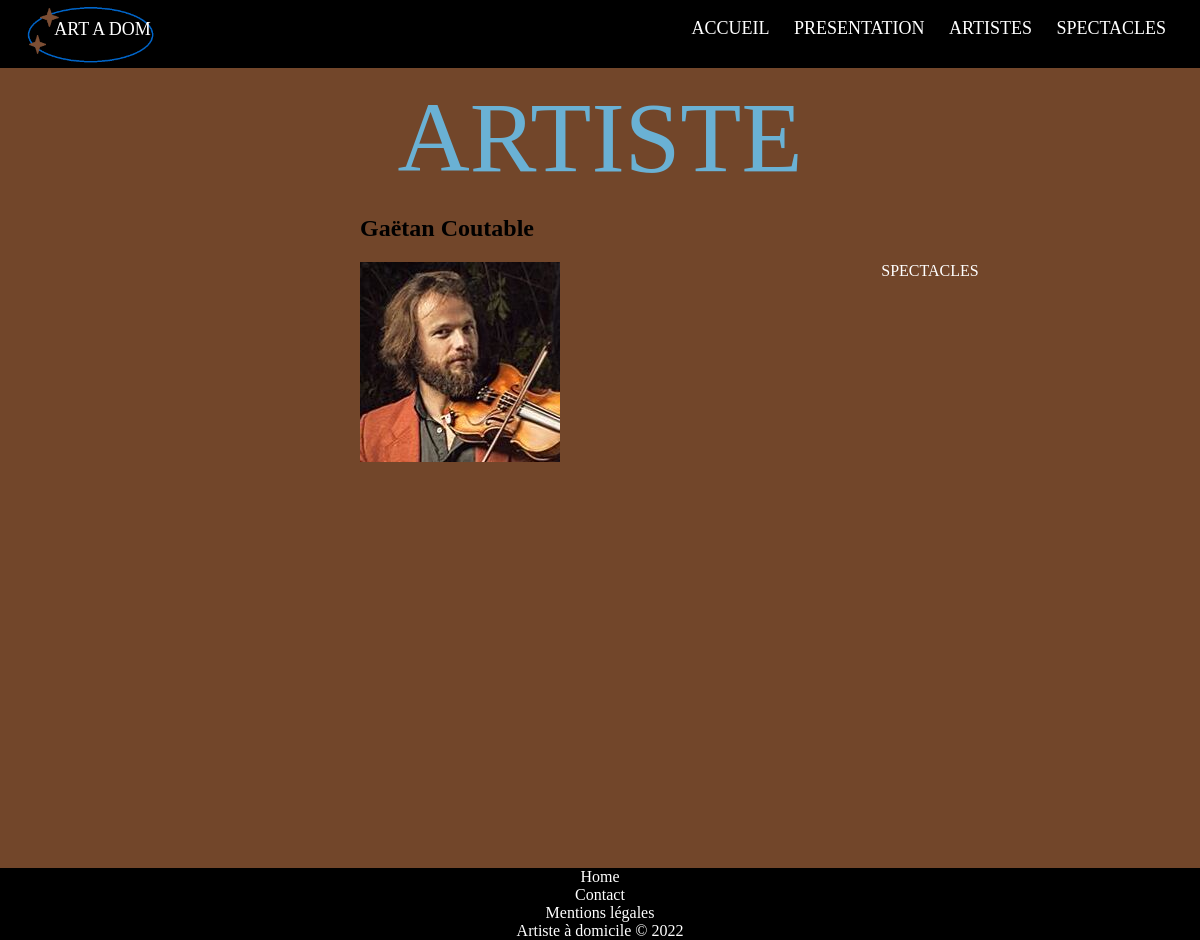
Page /AAD_v2/index.php?section=detailartiste&choixId=2 on the committed database.
### tables this page shows
CREATE TABLE `artiste` (
  `idArt` int(5) NOT NULL,
  `nomArt` varchar(25) NOT NULL,
  `prenomArt` varchar(25) NOT NULL,
  `descArt` text NOT NULL,
  `imgArt` varchar(100) NOT NULL,
  `telArt` varchar(14) NOT NULL,
  `MailArt` varchar(50) NOT NULL,
  `idCateg` int(5) NOT NULL
);

### AAD_v2/controleurs/detailartiste.php (called while the page is built)
<?php
	$idArtisteChoisi = $_GET["choixId"];
	include_once('modeles/m_artiste.php');
	$artisteChoisi = get_detailArtiste($idArtisteChoisi);
	include_once('vues/v_detailArtiste.php');

### AAD_v2/modeles/m_artiste.php (called while the page is built, shortened)
<?php
function get_detailArtiste($idArtiste)
{
    global $bddaad;
    $req = $bddaad->prepare("SELECT idArt,nomArt,prenomArt,imgArt,descArt
                                    FROM artiste
                                    WHERE idArt=$idArtiste");
    $req->execute([$idArtiste]);
    $artiste = $req->fetch();
    return $artiste;
}

### AAD_v2/vues/v_detailartiste.php (the view, shortened to what this page needs)
<!DOCTYPE html>
<html lang="fr">
<head>
    <link rel="stylesheet" href="./vues/css/style.css">
</head>
<body>
<?php include("include/v_entete.php");?>
<div class="style-page">
        <div class="titrewiki">ARTISTE</div>
            <?php
                $IdArt = $artisteChoisi["idArt"];
                $NomArt = $artisteChoisi["nomArt"];
                $PrenomArt = $artisteChoisi["prenomArt"];
                $ImageArt = "vues/images/".$artisteChoisi['imgArt']."";
                $Description = $artisteChoisi["descArt"];
            ?>
        <section class="wiki">
			<?php
                echo "<H1 class='grid-wiki-titre'> $PrenomArt  $NomArt</H1><BR/>";
				echo "<img src =",$ImageArt," class='grid-wiki-img'>";
                echo "<a href ='index.php?section=spectaclesArtiste&ChoixId=$IdArt' class='grid-wiki-item'>
                <div class='button -regular center'>SPECTACLES</div></a><br></br>";
				echo "<p class='grid-wiki-desc'>$Description<BR/></p>";
			?>
</div>
<?php include("include/v_footer.php");?>
</body>
</html>

### AAD_v2/vues/css/style.css (style rules this page uses)
html, body { height: 100%; margin: 0px; }
a:link { color:white;text-decoration:none; }
.style-page { background-color: #72462a; min-height: 100%; }
.wiki { display: grid; grid-template-columns: auto auto; grid-column-gap: 100px; padding-left: 30%; position: relative; }
.titrewiki { text-align: center; padding-top: 1%; font-family: janger; font-size: 100px; color: #6ab1d4; }

### rows in the picture
artiste: prenomArt "Gaëtan", nomArt "Coutable", imgArt (picture)
